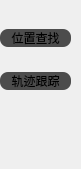
       <widget class="QWidget" name="page_5">
        <property name="geometry">
         <rect>
          <x>0</x>
          <y>0</y>
          <width>81</width>
          <height>169</height>
         </rect>
        </property>
        <attribute name="label">
         <string> 位置管理</string>
        </attribute>
        <widget class="QWidget" name="layoutWidget">
         <property name="geometry">
          <rect>
           <x>0</x>
           <y>10</y>
           <width>71</width>
           <height>101</height>
          </rect>
         </property>
         <layout class="QVBoxLayout" name="verticalLayout_3">
          <item>
           <widget class="QPushButton" name="pushButton_74">
            <property name="font">
             <font>
              <family>微软雅黑</family>
              <pointsize>9</pointsize>
              <weight>50</weight>
              <italic>false</italic>
              <bold>false</bold>
             </font>
            </property>
            <property name="styleSheet">
             <string notr="true">QPushButton{ 
background-color: rgb(76, 76, 76);
	font: 9pt &quot;微软雅黑&quot;;
border-radius: 8px;
border-style: outset;
}
QPushButton:hover{
background-color:rgb(117, 117, 117);
}
QPushButton:pressed{
background-color: rgb(35, 35, 35);
}
</string>
            </property>
            <property name="text">
             <string>位置查找</string>
            </property>
            <property name="autoDefault">
             <bool>false</bool>
            </property>
            <property name="default">
             <bool>false</bool>
            </property>
            <property name="flat">
             <bool>true</bool>
            </property>
           </widget>
          </item>
          <item>
           <widget class="QPushButton" name="pushButton_77">
            <property name="font">
             <font>
              <family>微软雅黑</family>
              <pointsize>9</pointsize>
              <weight>50</weight>
              <italic>false</italic>
              <bold>false</bold>
             </font>
            </property>
            <property name="styleSheet">
             <string notr="true">QPushButton{ 
background-color: rgb(76, 76, 76);
	font: 9pt &quot;微软雅黑&quot;;
border-radius: 8px;
border-style: outset;
}
QPushButton:hover{
background-color:rgb(117, 117, 117);
}
QPushButton:pressed{
background-color: rgb(35, 35, 35);
}
</string>
            </property>
            <property name="text">
             <string>轨迹跟踪</string>
            </property>
            <property name="autoDefault">
             <bool>false</bool>
            </property>
            <property name="default">
             <bool>false</bool>
            </property>
            <property name="flat">
             <bool>true</bool>
            </property>
           </widget>
          </item>
         </layout>
        </widget>
       </widget>
